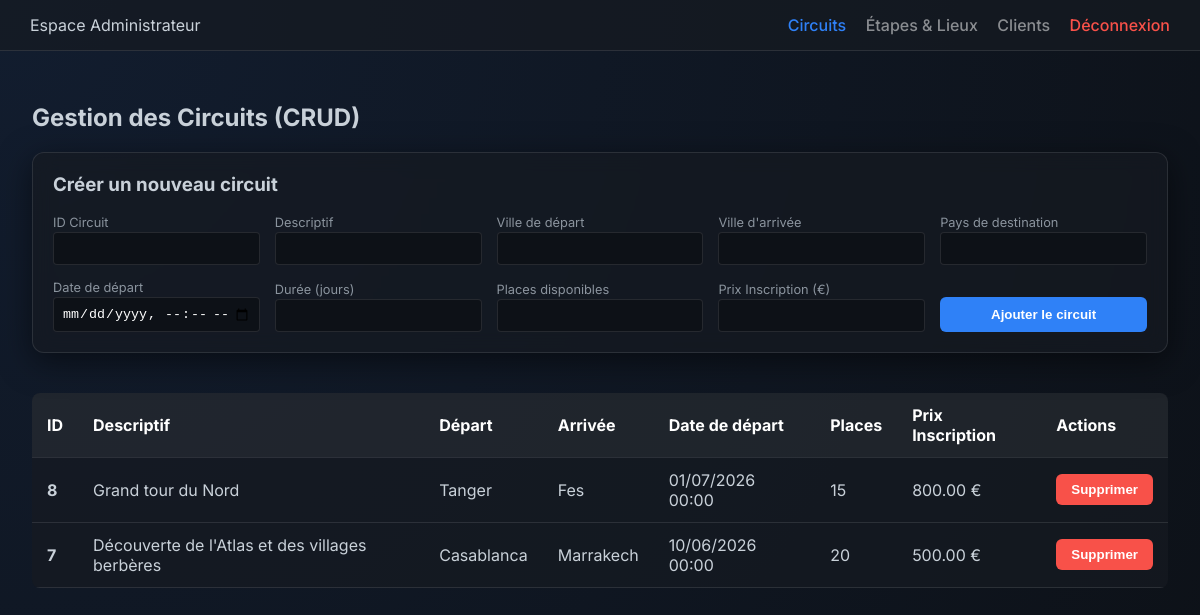
The page /admin_dashboard.php (signed in) on the database its author committed.
### tables this page shows
CREATE TABLE Circuit(
   identifiant INT PRIMARY KEY,
   descriptif VARCHAR(50),
   villedepart VARCHAR(50),
   villearrivee VARCHAR(50),
   paysarrivee VARCHAR(50),
   datedepart DATETIME,
   nbrplacedisponible INT,
   duree SMALLINT,
   prixinscription DECIMAL(15,2)
);

### admin_dashboard.php (the view, shortened to what this page needs)
<?php
require 'config.php';
$circuits = $pdo->query("SELECT * FROM Circuit ORDER BY identifiant DESC")->fetchAll();
?>
<!DOCTYPE html>
<html lang="fr">
<head>
    <link rel="stylesheet" href="style.css">
</head>
<body>
    <div class="navbar">
        <div class="logo">Espace Administrateur</div>
        <div>
            <a href="admin_dashboard.php" style="color:var(--primary)">Circuits</a>
            <a href="#" style="opacity:0.5" title="Page en construction">Étapes & Lieux</a>
            <a href="#" style="opacity:0.5" title="Page en construction">Clients</a>
            <a href="logout.php" class="logout">Déconnexion</a>
        </div>
    </div>
    <div class="container">
        <h2>Gestion des Circuits (CRUD)</h2>
        <div class="auth-card" style="max-width: 100%; margin: 20px 0; padding:20px;">
            <h3 style="margin-top:0;">Créer un nouveau circuit</h3>
            <form method="POST" class="admin-form" style="display:grid; grid-template-columns: repeat(auto-fit, minmax(200px, 1fr)); gap:15px; align-items:end;">
                <div><label>ID Circuit</label><input type="number" name="identifiant" required></div>
                <div><label>Descriptif</label><input type="text" name="descriptif" required></div>
                <div><label>Ville de départ</label><input type="text" name="villedepart" required></div>
                <div><label>Ville d'arrivée</label><input type="text" name="villearrivee" required></div>
                <div><label>Pays de destination</label><input type="text" name="paysarrivee" required></div>
                <div><label>Date de départ</label><input type="datetime-local" name="datedepart" required></div>
                <div><label>Durée (jours)</label><input type="number" name="duree" required></div>
                <div><label>Places disponibles</label><input type="number" name="nbrplacedisponible" required></div>
                <div><label>Prix Inscription (€)</label><input type="number" step="0.01" name="prixinscription" required></div>
                <button type="submit" name="add_circuit" class="btn" style="height:35px; padding:0;">Ajouter le circuit</button>
            </form>
        </div>
        <div style="overflow-x:auto;">
            <table>
                <thead>
                    <tr>
                        <th>ID</th>
                        <th>Descriptif</th>
                        <th>Départ</th>
                        <th>Arrivée</th>
                        <th>Date de départ</th>
                        <th>Places</th>
                        <th>Prix Inscription</th>
                        <th>Actions</th>
                    </tr>
                </thead>
                <tbody>
                    <?php foreach($circuits as $c): ?>
                    <tr>
                        <td><strong><?= $c['identifiant'] ?></strong></td>
                        <td><?= htmlspecialchars($c['descriptif']) ?></td>
                        <td><?= htmlspecialchars($c['villedepart']) ?></td>
                        <td><?= htmlspecialchars($c['villearrivee']) ?></td>
                        <td><?= date('d/m/Y H:i', strtotime($c['datedepart'])) ?></td>
                        <td><?= $c['nbrplacedisponible'] ?></td>
                        <td><?= number_format($c['prixinscription'], 2) ?> €</td>
                        <td>
                            <form method="POST" class="inline-form" onsubmit="return confirm('Attention ! Supprimer ce circuit supprimera également toutes les étapes et réservations qui y sont liées (DELETE CASCADE). Confirmer ?');">
                                <button type="submit" name="delete_circuit" class="btn btn-danger">Supprimer</button>
                            </form>
                        </td>
                    </tr>
                    <?php endforeach; ?>
                </tbody>
            </table>
        </div>
    </div>
</body>
</html>

### style.css (style rules this page uses)
:root { --bg-color: #0d1117; --card-bg: rgba(22, 27, 34, 0.7); --border-color: rgba(255, 255, 255, 0.1); --primary: #2f81f7; --primary-hover: #1f6feb; --text-main: #c9d1d9; --text-muted: #8b949e; --danger: #f85149; --success: #2ea043; }
body { background: radial-gradient(circle at top left, #121d2f, var(--bg-color)); color: var(--text-main); font-family: 'Inter', sans-serif; margin: 0; min-height: 100vh; display: flex; flex-direction: column; }
.auth-card { background: var(--card-bg); border: 1px solid var(--border-color); backdrop-filter: blur(10px); border-radius: 12px; padding: 2.5rem; max-width: 400px; margin: 10vh auto; box-shadow: 0 8px 32px rgba(0,0,0,0.5); }
.btn { display: inline-block; width: 100%; padding: 12px; background: var(--primary); color: #fff; border: none; border-radius: 6px; font-weight: 600; cursor: pointer; text-align: center; transition: 0.2s; text-decoration: none; }
.btn-danger { background: var(--danger); width: auto; padding: 8px 15px; }
.navbar { background: var(--card-bg); border-bottom: 1px solid var(--border-color); padding: 15px 30px; display: flex; justify-content: space-between; align-items: center; }
.navbar a { text-decoration: none; color: #fff; margin-left:15px; font-weight: 500; }
.navbar .logout { color: var(--danger); }
.container { max-width: 1200px; margin: 0 auto; padding: 2rem; width: 100%; box-sizing: border-box; }
table { width: 100%; border-collapse: collapse; margin-top: 20px; background: var(--card-bg); border-radius: 8px; overflow: hidden; }
th, td { padding: 12px 15px; text-align: left; border-bottom: 1px solid var(--border-color); }
th { background: rgba(255,255,255,0.05); color: #fff; }
form.inline-form { display: inline-block; }

### admin_dashboard.php (style rules this page uses)
.admin-form input { padding: 8px; background: #0d1117; color: #fff; border: 1px solid var(--border-color); border-radius: 4px; width: 100%; box-sizing: border-box; }
.admin-form label { display: block; font-size: 0.8rem; color: var(--text-muted); margin-bottom: 2px; }

### rows shown on the page
circuit: identifiant "8", descriptif "Grand tour du Nord", villedepart "Tanger", villearrivee "Fes", datedepart "01/07/2026 00:00", nbrplacedisponible "15", prixinscription "800.00"
circuit: identifiant "7", descriptif "Découverte de l'Atlas et des villages berbères", villedepart "Casablanca", villearrivee "Marrakech", datedepart "10/06/2026 00:00", nbrplacedisponible "20", prixinscription "500.00"
